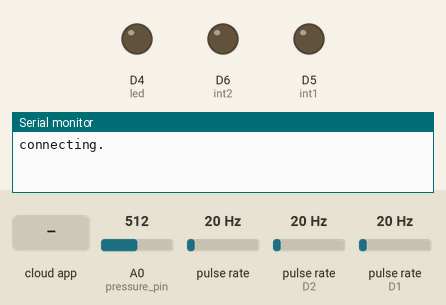
A sketch run on a simulated ESP8266 (NodeMCU). Shown: output pins drawn as LEDs (lit = HIGH), the last lines printed to the serial monitor. Wiring (inferred from the names in the program): 3 × pulse sensor: data D3 / data D2 / data D1. The inputs (shaded band) are chosen by the test bench; at power-on: A0 (pressure_pin) = 512, pulse rate 20 Hz, pulse rate (sensors on D2, D1) 20 Hz. WiFi joins after 1.5 s; servers stay silent unless stated; network time is answered at once with the bench clock; the local clock reads 2024-03-15 10:24:30 at power-on unless the sketch sets it; the Firebase database answers and starts empty.

Above: at 0.1 s.
At 3.1 s:
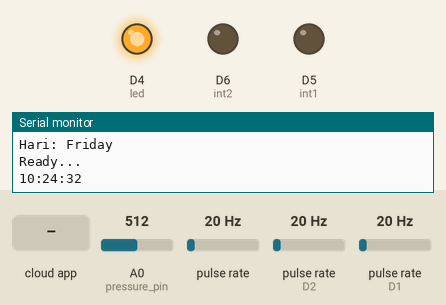
3.2 s: the phone or cloud app sets custVal to 1
At 5.1 s:
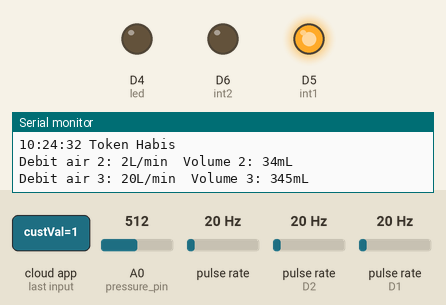
Timing chart, 0 to 13.4 s (numbered marks = the images above; inputs shaded):
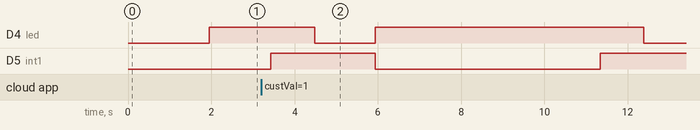

The sketch:

SmartPDAM_SC.ino
```cpp
//NTP
#include <NTPClient.h>
#include <WiFiUdp.h>

//WiFi
#include <ESP8266WiFi.h>
#define WIFI_SSID "DONNY"
#define WIFI_PASSWORD "ciko1234"
//Firebase
#include <FirebaseESP8266.h>
#define FIREBASE_HOST "pdam-piuhuy8mgg-default-rtdb.firebaseio.com"
#define FIREBASE_AUTH "qnfcqidW9Na5zQ0raV8DLsNheTySOmMP4smn5LSP"
#define API_KEY "AIzaSyDD1kh52ShwP6ZoJbZjCPFJ8xlvoMuKZNw"
#define USER_EMAIL "donnyfadhillah23@gmail.com"
// #define USER_PASSWORD "*********"
#include "addons/TokenHelper.h"
#include "addons/RTDBHelper.h"
//FlowSwitch
#define int1 D5
#define int2 D6

//Inisialisasi NTP
WiFiUDP ntpUDP;
NTPClient timeClient(ntpUDP, "id.pool.ntp.org", 25200, 10000);
char dayWeek [7][12] = {"Sunday", "Monday", "Tuesday", "Wednesday", "Thursday", "Friday", "Saturday"};
String months[12]={"January", "February", "March", "April", "May", "June", "July", "August", "September", "October", "November", "December"};

String dayName;

//Inisialisasi Firebase
FirebaseData fbdo;
FirebaseData limit;
FirebaseData usage;

FirebaseConfig config;
FirebaseAuth auth;

//Inisialisasi Flow Meter
unsigned long sendDataPrevMillis = 0;

int count = 0;
int avail = 0;

void ICACHE_RAM_ATTR pulseCounter1();
void ICACHE_RAM_ATTR pulseCounter2();
void ICACHE_RAM_ATTR pulseCounter3();
void ICACHE_RAM_ATTR flowMeter1();
void ICACHE_RAM_ATTR flowMeter2();
void ICACHE_RAM_ATTR flowMeter3();

#define sensorInt1 D1
#define sensorInt2 D2
#define sensorInt3 D3
#define flowsensor1 D1
#define flowsensor2 D2
#define flowsensor3 D3

float konstanta = 4.5; //konstanta flow meter

volatile byte pulseCount1;
volatile byte pulseCount2;
volatile byte pulseCount3;
int pelanggan;

float debit1;
float debit2;
float debit3;
unsigned int flowmlt1;
unsigned int flowmlt2;
unsigned int flowmlt3;
unsigned long totalmlt1;
unsigned long totalmlt2;
unsigned long totalmlt3;

unsigned long oldTime;
unsigned long timeCounter;
int timeCounter1 = 0;

#define led D4

//Inisialisasi Pressure Sensor
#define pressure_pin A0
float offset = 0.483;
float v, p;

void setup() {
  Serial.begin(9600);

  pinMode(led, OUTPUT);

  //Connect WiFi
  WiFi.mode(WIFI_STA);
  WiFi.begin(WIFI_SSID, WIFI_PASSWORD);
  Serial.print("connecting");
  while (WiFi.status() != WL_CONNECTED) {
    Serial.print(".");
    delay(500);
  }
  Serial.println();
  Serial.print("connected: ");
  Serial.println(WiFi.localIP());

  Serial.println("Getting Ready...");

  //Konfigurasi Firebase
  config.api_key = API_KEY;
  config.database_url = FIREBASE_HOST;
  config.token_status_callback = tokenStatusCallback; //see addons/TokenHelper.h
   auth.user.email = USER_EMAIL;
//   auth.user.password = USER_PASSWORD;

  Firebase.begin(FIREBASE_HOST, FIREBASE_AUTH);

  //Konfigurasi flowsensor
  pinMode(flowsensor1, INPUT);
  pinMode(flowsensor2, INPUT);
  pinMode(flowsensor3, INPUT);
  digitalWrite(flowsensor1, HIGH);
  digitalWrite(flowsensor2, HIGH);
  digitalWrite(flowsensor3, HIGH);

  pulseCount1 = 0;
  pulseCount2 = 0;
  pulseCount3 = 0;
  debit1 = 0.0;
  debit2 = 0.0;
  debit3 = 0.0;
  flowmlt1 = 0;
  flowmlt2 = 0;
  flowmlt3 = 0;

  Firebase.getInt(usage, "/Cust1/custUse");
  totalmlt1 = usage.intData();
  Firebase.getInt(usage, "/Cust2/custUse");
  totalmlt2 = usage.intData();
  Firebase.getInt(usage, "/Cust3/custUse");
  totalmlt3 = usage.intData();
  oldTime = 0;

  //tokenHabis = false;


  attachInterrupt(sensorInt1, pulseCounter1, FALLING);
  attachInterrupt(sensorInt2, pulseCounter2, FALLING);
  attachInterrupt(sensorInt3, pulseCounter3, FALLING);

  //Konfigurasi FlowSwitch
  pinMode(int1, OUTPUT);
  pinMode(int2, OUTPUT);

  //Konfigurasi Pressure
  pinMode(pressure_pin, INPUT);

  digitalWrite(led, HIGH);

  //Konfigurasi NTP
  dayName = dayName_func();

  Serial.print("Usage 1: "); Serial.println(totalmlt1);
  Serial.print("Usage 2: "); Serial.println(totalmlt2);
  Serial.print("Usage 3: "); Serial.println(totalmlt3);
  Serial.print("Hari: "); Serial.println(dayName);

  Serial.println("Ready...");
}

void timeStamp(){
  timeClient.update();

  Serial.print(timeClient.getFormattedTime()+ " ");

  delay(1000);
}

String monthName(){
  timeClient.update();

  time_t epochTime = timeClient.getEpochTime();

  struct tm *ptm = gmtime ((time_t *)&epochTime);

  int monthDay = ptm->tm_mday;
//  Serial.print("Month day: ");
//  Serial.println(monthDay);

  int currentMonth = ptm->tm_mon+1;
//  Serial.print("Month: ");
//  Serial.println(currentMonth);

  String currentMonthName = months[currentMonth-1];
  Serial.print("Month name: ");
  Serial.println(currentMonthName);

  return currentMonthName;
}

String dayName_func(){
  timeClient.update();
  String dayData = dayWeek[timeClient.getDay()];
  return dayData;
}

void flowMeter(){
  if((millis() - oldTime) > 1000)
  {
    Serial.println("FlowMeter Standby");
    flowMeter1();
    flowMeter2();
    flowMeter3();
  }
}
//Fungsi pengolahan debit air 1 (utama)
void flowMeter1()
{

    debit1 = ((1000.0 / (millis() - oldTime)) * pulseCount1) / konstanta;
    oldTime = millis();
    timeCounter += oldTime;

    Firebase.getInt(limit, "/Cust1/custVal");
    Firebase.getInt(usage, "/Cust1/custUse");
    unsigned int limitVal1 = limit.intData();

    flowmlt1 = (debit1 / 60) * 1000;
    totalmlt1 += flowmlt1;

    unsigned int totalVolume1;
    totalVolume1 = usage.intData();
    totalVolume1 += flowmlt1;

    unsigned int frac;

    Serial.print("Debit air: ");
    Serial.print(int(debit1));
    Serial.print("L/min");
    Serial.print("\t");

    Firebase.setInt(usage, "/Cust1/custUse", totalVolume1);
    Serial.print("Volume: ");
    Serial.print(totalmlt1);
    Serial.println("mL");

    limitVal1 -= flowmlt1;
    Firebase.setInt(limit,"/Cust1/custVal", limitVal1);

    pelanggan = 1;
    pulseCount1 = 0;

    detachInterrupt(sensorInt1);

    attachInterrupt(sensorInt1, pulseCounter1, FALLING);


}

//Fungsi pengolahan debit air 2
void flowMeter2()
{

    debit2 = ((1000.0 / (millis() - oldTime)) * pulseCount2) / konstanta;
    oldTime = millis();
    timeCounter += oldTime;

    Firebase.getInt(limit, "/Cust2/custVal2");
    Firebase.getInt(usage, "/Cust2/custUse2");
    unsigned int limitVal2 = limit.intData();

    flowmlt2 = (debit2 / 60) * 1000;
    totalmlt2 += flowmlt2;

    unsigned int totalVolume2;
    totalVolume2 = usage.intData();
    totalVolume2 += flowmlt2;

    unsigned int frac;

    Serial.print("Debit air 2: ");
    Serial.print(int(debit2));
    Serial.print("L/min");
    Serial.print("\t");

    Firebase.setInt(usage, "/Cust2/custUse2", totalVolume2);
    Serial.print("Volume 2: ");
    Serial.print(totalmlt2);
    Serial.println("mL");

    pelanggan = 2;
    pulseCount2 = 0;

    detachInterrupt(sensorInt2);

    attachInterrupt(sensorInt2, pulseCounter2, FALLING);

}

//Fungsi pengolahan debit air 3
void flowMeter3()
{

    debit3 = ((1000.0 / (millis() - oldTime)) * pulseCount3) / konstanta;
    oldTime = millis();
    timeCounter += oldTime;

    Firebase.getInt(limit, "/Cust3/custVal3");
    Firebase.getInt(usage, "/Cust3/custUse3");
    unsigned int limitVal3 = limit.intData();

    flowmlt3 = (debit3 / 60) * 1000;
    totalmlt3 += flowmlt3;

    unsigned int totalVolume3;
    totalVolume3 = usage.intData();
    totalVolume3 += flowmlt3;

    unsigned int frac;

    Serial.print("Debit air 3: ");
    Serial.print(int(debit3));
    Serial.print("L/min");
    Serial.print("\t");

    Firebase.setInt(usage, "/Cust3/custUse3", totalVolume3);
    Serial.print("Volume 3: ");
    Serial.print(totalmlt3);
    Serial.println("mL");

    pelanggan = 3;
    pulseCount3 = 0;

    detachInterrupt(sensorInt3);
    attachInterrupt(sensorInt3, pulseCounter3, FALLING);
}

//Fungsi menghitung pulse
void pulseCounter1()
{
// Increment the pulse counter
    pulseCount1++;
}

void pulseCounter2()
{
// Increment the pulse counter
    pulseCount2++;
}

void pulseCounter3()
{
// Increment the pulse counter
    pulseCount3++;
}

//Fungsi mencetak data ke Firebase 1
void writeFirebase1()
{
  if(timeCounter1 == 30 or limit.intData() < 0)
    {
      String waktu = String (dayWeek[timeClient.getDay()]) + " " + monthName() + " " + String (timeClient.getFormattedTime());
      //Set Limit
      Firebase.getInt(usage, "/Cust1/custUse");
      FirebaseJson json;
      json.set(waktu, usage.intData());
      Firebase.updateNode(usage, String("/History/Cust1/" + usage.pushName()), json);

      Firebase.getInt(usage, "/Cust2/custUse2");

      json.set(waktu, usage.intData());
      Firebase.updateNode(usage, String("/History/Cust2/" + usage.pushName()), json);

      Firebase.getInt(usage, "/Cust3/custUse3");

      json.set(waktu, usage.intData());
      Firebase.updateNode(usage, String("/History/Cust3/" + usage.pushName()), json);

      timeCounter1 = 0;
    }
    String dayCounter = dayName_func();
    if (dayCounter != dayName){
      //masukin send data to APIs

      dayName = dayCounter;
    }
    timeCounter1++;
}

//Fungsi flowswitch
void FlowSwitch_Close(){
  digitalWrite(int1, HIGH);
  digitalWrite(int2, LOW);
}

void FlowSwitch_Open(){
  digitalWrite(int1, LOW);
  digitalWrite(int2, LOW);
}

//Fungsi pressure sensor
void PressureSensor(){
  float PSI_1 = 0.0068;
  float cm_1 = 0.142;
  float PSI;
  float Pa = 0.145;
  float atm = 17.9;
  int analogcek = analogRead(A0);
  v = analogRead(A0)*5.00 / 1024;
  p = (v - offset) * 400;
  PSI = p * Pa;

  Firebase.setInt(usage, "/Cust1/Pressure/", PSI);
  Firebase.setInt(usage, "/Cust2/Pressure/", PSI);
  Firebase.setInt(usage, "/Cust3/Pressure/", PSI);
  Serial.print("Pressure : ");
  Serial.print(PSI);
  Serial.print(" psi    ");
}

//Main Source Code
void loop() {
  Firebase.getInt(limit, "/Cust1/custVal");
  Firebase.getInt(usage, "/Cust1/custUse");
  Firebase.getBool(usage, "/Cust1/custStat");

  if (limit.intData() > 0){
    digitalWrite(D4, HIGH);
    FlowSwitch_Open();
    timeStamp();
    PressureSensor();
    flowMeter();
    writeFirebase1();
    Serial.println(limit.intData());
    delay(1000);
  }else {
    timeStamp();
    FlowSwitch_Close();
    Firebase.setBool(usage, "/Cust1/custStat", false);
    Serial.println("Token Habis");
    flowMeter2();
    flowMeter3();
    writeFirebase1();
    digitalWrite(D4, LOW);
    delay(1000);
  }
}
```
